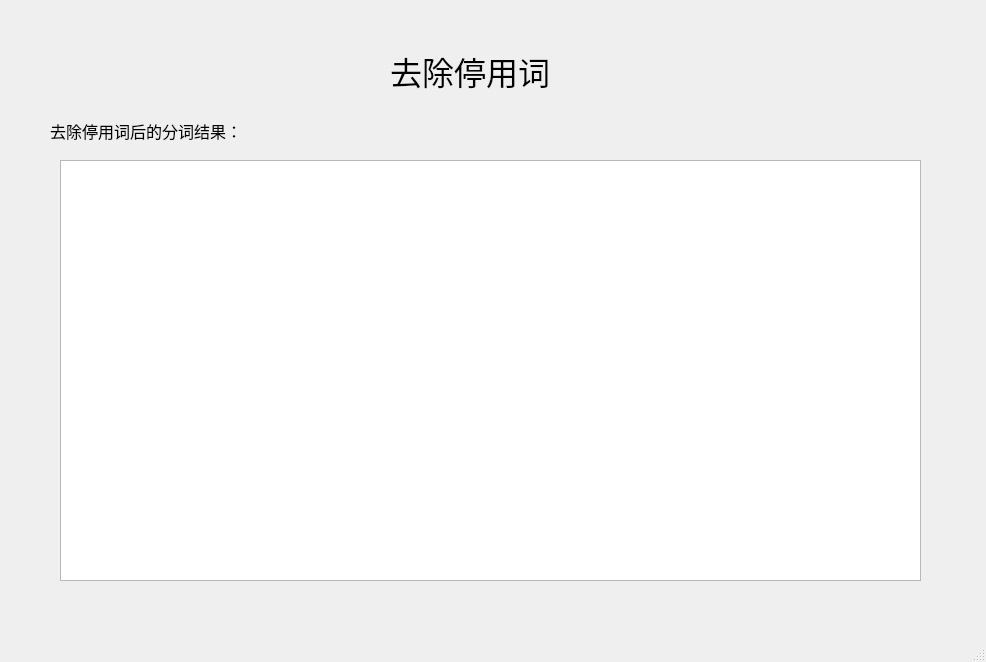
<?xml version="1.0" encoding="UTF-8"?>
<ui version="4.0">
 <class>MainWindow</class>
 <widget class="QMainWindow" name="MainWindow">
  <property name="geometry">
   <rect>
    <x>0</x>
    <y>0</y>
    <width>986</width>
    <height>662</height>
   </rect>
  </property>
  <property name="windowTitle">
   <string>MainWindow</string>
  </property>
  <widget class="QWidget" name="centralwidget">
   <widget class="QLabel" name="label">
    <property name="geometry">
     <rect>
      <x>390</x>
      <y>30</y>
      <width>301</width>
      <height>81</height>
     </rect>
    </property>
    <property name="font">
     <font>
      <family>楷体</family>
      <pointsize>24</pointsize>
     </font>
    </property>
    <property name="text">
     <string>去除停用词</string>
    </property>
   </widget>
   <widget class="QLabel" name="label_3">
    <property name="geometry">
     <rect>
      <x>50</x>
      <y>120</y>
      <width>251</width>
      <height>21</height>
     </rect>
    </property>
    <property name="font">
     <font>
      <family>宋体</family>
      <pointsize>12</pointsize>
     </font>
    </property>
    <property name="text">
     <string>去除停用词后的分词结果：</string>
    </property>
   </widget>
   <widget class="QTextBrowser" name="textBrowser">
    <property name="geometry">
     <rect>
      <x>60</x>
      <y>160</y>
      <width>861</width>
      <height>421</height>
     </rect>
    </property>
    <property name="font">
     <font>
      <family>宋体</family>
      <pointsize>12</pointsize>
     </font>
    </property>
   </widget>
  </widget>
  <widget class="QMenuBar" name="menubar">
   <property name="geometry">
    <rect>
     <x>0</x>
     <y>0</y>
     <width>986</width>
     <height>26</height>
    </rect>
   </property>
  </widget>
  <widget class="QStatusBar" name="statusbar"/>
 </widget>
 <resources/>
 <connections/>
</ui>
